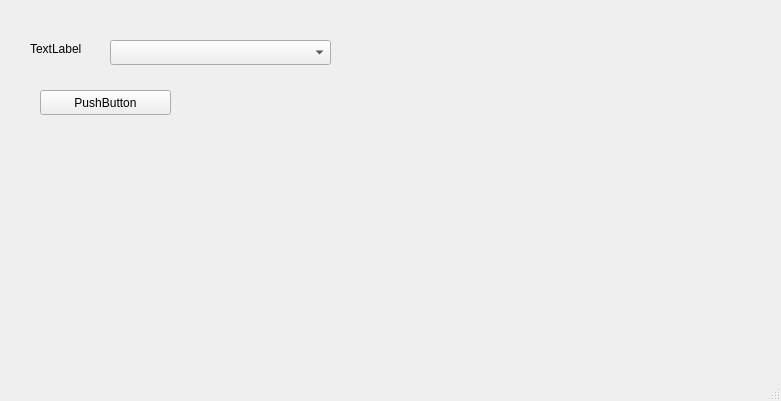
<?xml version="1.0" encoding="UTF-8"?>
<ui version="4.0">
 <class>MainWindow</class>
 <widget class="QMainWindow" name="MainWindow">
  <property name="geometry">
   <rect>
    <x>0</x>
    <y>0</y>
    <width>781</width>
    <height>401</height>
   </rect>
  </property>
  <property name="windowTitle">
   <string>MainWindow</string>
  </property>
  <widget class="QWidget" name="centralwidget">
   <widget class="QPlotCanvas" name="plotCanvas" native="true">
    <property name="geometry">
     <rect>
      <x>380</x>
      <y>20</y>
      <width>381</width>
      <height>301</height>
     </rect>
    </property>
   </widget>
   <widget class="QLabel" name="plotTypeLabel">
    <property name="geometry">
     <rect>
      <x>30</x>
      <y>40</y>
      <width>62</width>
      <height>17</height>
     </rect>
    </property>
    <property name="text">
     <string>TextLabel</string>
    </property>
   </widget>
   <widget class="QComboBox" name="plotTypeComboBox">
    <property name="geometry">
     <rect>
      <x>110</x>
      <y>40</y>
      <width>221</width>
      <height>25</height>
     </rect>
    </property>
   </widget>
   <widget class="QPushButton" name="plotPushButton">
    <property name="geometry">
     <rect>
      <x>40</x>
      <y>90</y>
      <width>131</width>
      <height>25</height>
     </rect>
    </property>
    <property name="text">
     <string>PushButton</string>
    </property>
   </widget>
  </widget>
  <widget class="QMenuBar" name="menubar">
   <property name="geometry">
    <rect>
     <x>0</x>
     <y>0</y>
     <width>781</width>
     <height>22</height>
    </rect>
   </property>
  </widget>
  <widget class="QStatusBar" name="statusbar"/>
 </widget>
 <customwidgets>
  <customwidget>
   <class>QPlotCanvas</class>
   <extends>QWidget</extends>
   <header>plotcanvas.h</header>
   <container>1</container>
  </customwidget>
 </customwidgets>
 <resources/>
 <connections/>
</ui>
